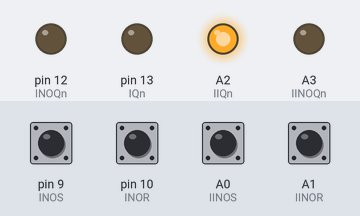
This sketch was run on a simulated Arduino Uno, built with avr-gcc and run on an emulated ATmega328P. Shown: output pins drawn as LEDs (lit = HIGH). Inputs (shaded band) come from the test bench; at power-on: A0 (IINOS), A1 (IINOR), pin 9 (INOS), pin 10 (INOR) HIGH.

Above: at 1.2 s.
1.3 s: A1 (IINOR) pulled LOW for 0.15 s
At 2.3 s:
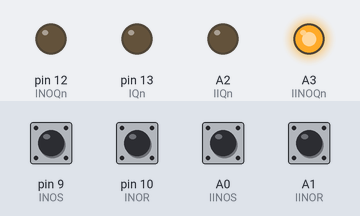
2.9 s: A0 (IINOS) pulled LOW for 0.15 s
At 3.5 s:
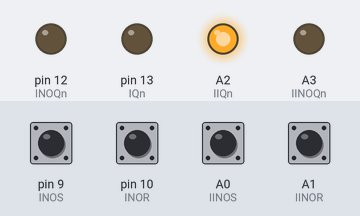
4.5 s: A1 (IINOR) pulled LOW for 1 s
At 5.9 s:
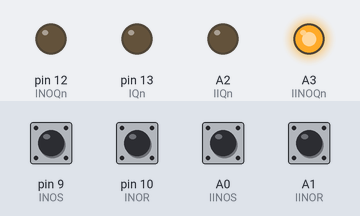
Timing chart, 0 to 7.5 s (numbered marks = the images above; inputs shaded):
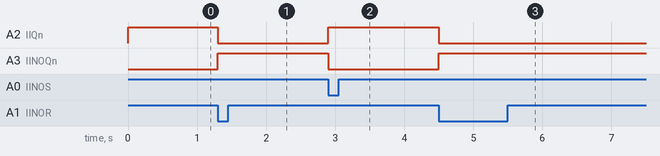

The sketch:

_2latch_S_R.ino
```cpp
//Autor:Dario Jorge Iglesias
boolean IQn,INOQn,INOS,INOR,IIQn,IINOQn,IINOS,IINOR;
void setup(){pinMode(9,INPUT_PULLUP);//INOS
 pinMode(10,INPUT_PULLUP);//INOR
 pinMode(13,OUTPUT);//IQn
 pinMode(12,OUTPUT);//INOQn
 digitalWrite(13,LOW);
 digitalWrite(12,LOW);
 pinMode(A0,INPUT_PULLUP);//IINOS
 pinMode(A1,INPUT_PULLUP);//IINOR
 pinMode(A2,OUTPUT);//IIQn
 pinMode(A3,OUTPUT);//IINOQn
 digitalWrite(A2,LOW);
 digitalWrite(A3,LOW);}
void loop(){INOS=digitalRead(9);INOR=digitalRead(10);
  IQn=digitalRead(13);INOQn=digitalRead(12);
  IINOS=digitalRead(A0);IINOR=digitalRead(A1);
  IIQn=digitalRead(A2);IINOQn=digitalRead(A3);
  IIQn=!(IINOS&IINOQn);digitalWrite(A2,IIQn);
  IINOQn=!(IINOR&IIQn);digitalWrite(A3,IINOQn);}
```

Measured:
- after the input at 1.3 s, A2 (IIQn): HIGH → LOW at once; A3 (IINOQn): LOW → HIGH at once
- after the input at 2.9 s, A2 (IIQn): LOW → HIGH at once; A3 (IINOQn): HIGH → LOW at once
- after the input at 4.5 s, A2 (IIQn): HIGH → LOW at once; A3 (IINOQn): LOW → HIGH at once
